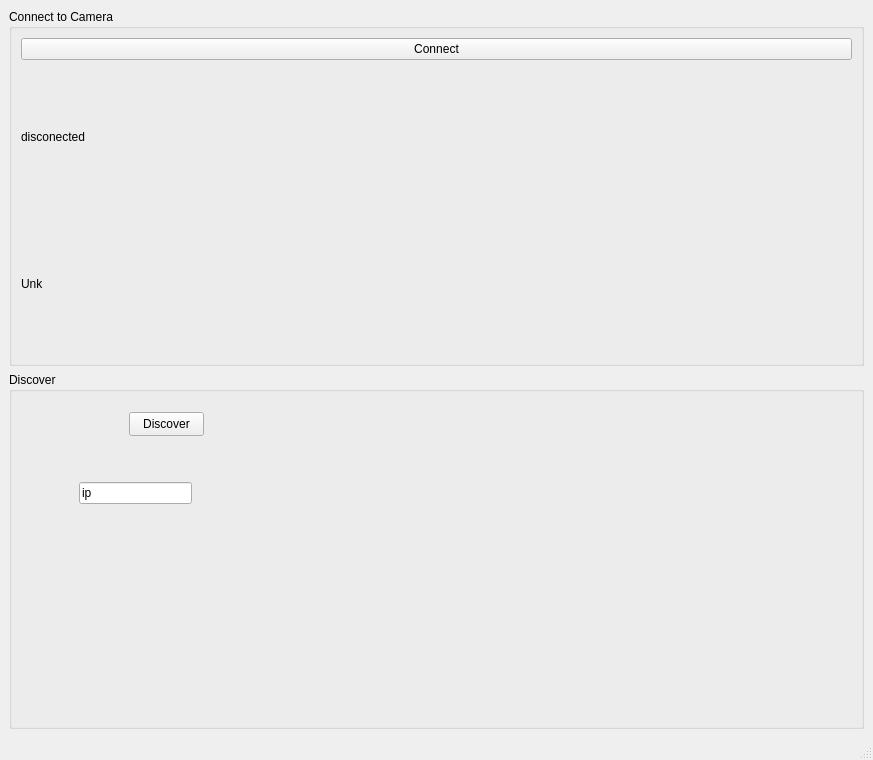
<?xml version="1.0" encoding="UTF-8"?>
<ui version="4.0">
 <class>MainWindow</class>
 <widget class="QMainWindow" name="MainWindow">
  <property name="geometry">
   <rect>
    <x>0</x>
    <y>0</y>
    <width>873</width>
    <height>760</height>
   </rect>
  </property>
  <property name="windowTitle">
   <string>MainWindow</string>
  </property>
  <widget class="QWidget" name="centralwidget">
   <layout class="QVBoxLayout" name="verticalLayout_2">
    <item>
     <widget class="QGroupBox" name="CameraConect">
      <property name="title">
       <string>Connect to Camera</string>
      </property>
      <layout class="QVBoxLayout" name="verticalLayout">
       <item>
        <widget class="QPushButton" name="ConnectButton">
         <property name="text">
          <string>Connect</string>
         </property>
        </widget>
       </item>
       <item>
        <widget class="QLabel" name="statusLabel">
         <property name="text">
          <string>disconected</string>
         </property>
        </widget>
       </item>
       <item>
        <widget class="QLabel" name="name">
         <property name="text">
          <string>Unk</string>
         </property>
        </widget>
       </item>
      </layout>
     </widget>
    </item>
    <item>
     <widget class="QGroupBox" name="groupBox_2">
      <property name="title">
       <string>Discover</string>
      </property>
      <widget class="QPushButton" name="discoverButton">
       <property name="geometry">
        <rect>
         <x>120</x>
         <y>40</y>
         <width>75</width>
         <height>24</height>
        </rect>
       </property>
       <property name="text">
        <string>Discover</string>
       </property>
      </widget>
      <widget class="QLineEdit" name="ipedit">
       <property name="geometry">
        <rect>
         <x>70</x>
         <y>110</y>
         <width>113</width>
         <height>22</height>
        </rect>
       </property>
       <property name="inputMask">
        <string/>
       </property>
       <property name="text">
        <string>ip</string>
       </property>
      </widget>
     </widget>
    </item>
   </layout>
  </widget>
  <widget class="QMenuBar" name="menubar">
   <property name="geometry">
    <rect>
     <x>0</x>
     <y>0</y>
     <width>873</width>
     <height>22</height>
    </rect>
   </property>
  </widget>
  <widget class="QStatusBar" name="statusbar"/>
  <action name="actionConnection">
   <property name="text">
    <string>Connect</string>
   </property>
  </action>
  <action name="actionDiscover">
   <property name="text">
    <string>Discover</string>
   </property>
  </action>
 </widget>
 <resources/>
 <connections>
  <connection>
   <sender>discoverButton</sender>
   <signal>clicked()</signal>
   <receiver>actionDiscover</receiver>
   <slot>trigger()</slot>
   <hints>
    <hint type="sourcelabel">
     <x>166</x>
     <y>435</y>
    </hint>
    <hint type="destinationlabel">
     <x>-1</x>
     <y>-1</y>
    </hint>
   </hints>
  </connection>
 </connections>
</ui>
